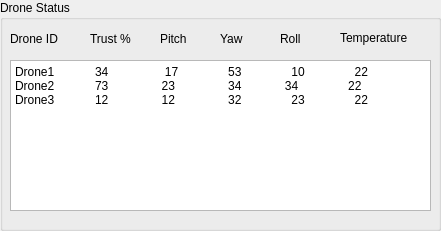
  <widget class="QGroupBox" name="groupBox_2">
   <property name="geometry">
    <rect>
     <x>10</x>
     <y>320</y>
     <width>441</width>
     <height>231</height>
    </rect>
   </property>
   <property name="title">
    <string>Drone Status</string>
   </property>
   <widget class="QLabel" name="label_5">
    <property name="geometry">
     <rect>
      <x>90</x>
      <y>30</y>
      <width>61</width>
      <height>17</height>
     </rect>
    </property>
    <property name="text">
     <string>Trust %</string>
    </property>
   </widget>
   <widget class="QLabel" name="label_15">
    <property name="geometry">
     <rect>
      <x>160</x>
      <y>30</y>
      <width>54</width>
      <height>17</height>
     </rect>
    </property>
    <property name="text">
     <string>Pitch</string>
    </property>
   </widget>
   <widget class="QLabel" name="label_17">
    <property name="geometry">
     <rect>
      <x>220</x>
      <y>30</y>
      <width>54</width>
      <height>17</height>
     </rect>
    </property>
    <property name="text">
     <string>Yaw</string>
    </property>
   </widget>
   <widget class="QLabel" name="label_19">
    <property name="geometry">
     <rect>
      <x>280</x>
      <y>30</y>
      <width>54</width>
      <height>17</height>
     </rect>
    </property>
    <property name="text">
     <string>Roll</string>
    </property>
   </widget>
   <widget class="QLabel" name="label_27">
    <property name="geometry">
     <rect>
      <x>340</x>
      <y>30</y>
      <width>81</width>
      <height>16</height>
     </rect>
    </property>
    <property name="text">
     <string>Temperature</string>
    </property>
   </widget>
   <widget class="QPlainTextEdit" name="console_window_2">
    <property name="geometry">
     <rect>
      <x>10</x>
      <y>60</y>
      <width>421</width>
      <height>151</height>
     </rect>
    </property>
    <property name="plainText">
     <string>Drone1 	34                 17               53               10               22
Drone2 	73                23                34 	         34               22
Drone3	12                12                32               23               22</string>
    </property>
   </widget>
   <widget class="QLabel" name="label_12">
    <property name="geometry">
     <rect>
      <x>10</x>
      <y>30</y>
      <width>61</width>
      <height>17</height>
     </rect>
    </property>
    <property name="text">
     <string>Drone ID</string>
    </property>
   </widget>
  </widget>
